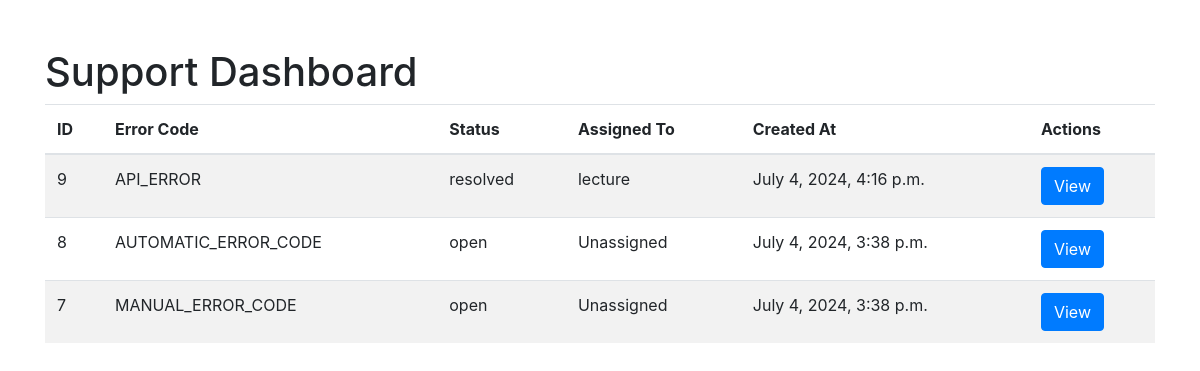
Page /support/dashboard/ (signed in) on the earlier database version.
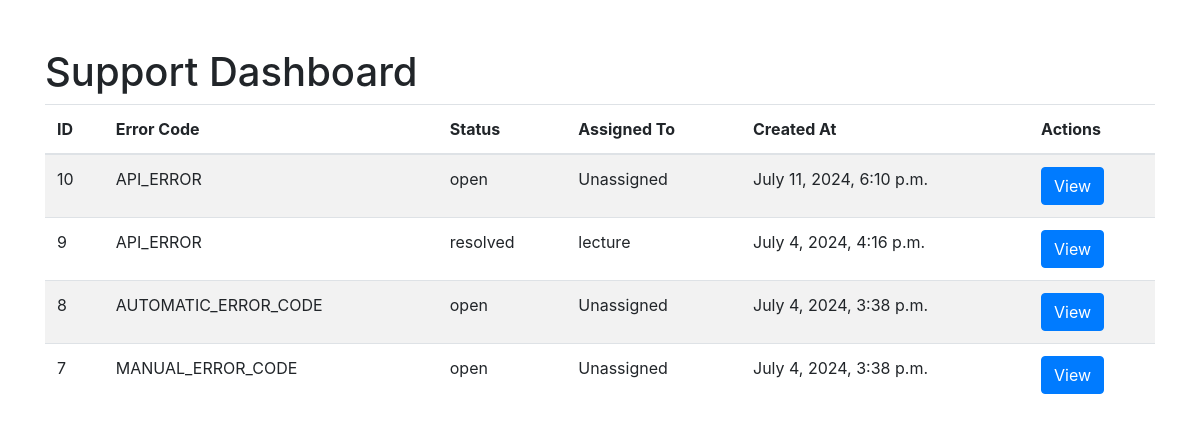
Same page on the later database version.
### support/models.py (models this page shows, shortened)
class SupportTicket(models.Model):
    ticket = models.OneToOneField(Ticket, on_delete=models.CASCADE)
    assigned_to = models.ForeignKey(User, related_name='assigned_tickets', on_delete=models.SET_NULL, null=True)
    resolved_at = models.DateTimeField(null=True, blank=True)
    resolution_notes = models.TextField(null=True, blank=True)
    active = models.BooleanField(default=True)
    last_active = models.DateTimeField(auto_now=True)
    tickets_resolved = models.IntegerField(default=0)

class Ticket(models.Model):
    user = models.ForeignKey(User, on_delete=models.CASCADE, null=True, blank=True)
    error_code = models.CharField(max_length=100)
    error_message = models.TextField()
    status = models.CharField(max_length=20, default='open')
    created_at = models.DateTimeField(auto_now_add=True)
    last_updated_at = models.DateTimeField(auto_now=True)
    last_updated_by = models.ForeignKey(User, related_name='updated_tickets', on_delete=models.SET_NULL, null=True, blank=True)

### accounts/models.py (models this page shows, shortened)
class User(AbstractUser):
    is_student = models.BooleanField(default=False)
    is_lecturer = models.BooleanField(default=False)
    is_parent = models.BooleanField(default=False)
    is_dep_head = models.BooleanField(default=False)
    phone = models.CharField(max_length=60, blank=True, null=True)
    address = models.CharField(max_length=60, blank=True, null=True)
    picture = models.ImageField(upload_to='profile_pictures/%y/%m/%d/', default='default.png', null=True)
    email = models.EmailField(blank=True, null=True)
    username_validator = ASCIIUsernameValidator()
    objects = UserManager()

### support/views.py (the view)
# urls.py: path('dashboard/', support_dashboard, name='support_dashboard'),
@login_required
@user_passes_test(is_support_team)
def support_dashboard(request):
    tickets = SupportTicket.objects.select_related('ticket').order_by('-ticket__created_at')
    return render(request, 'support/dashboard.html', {'tickets': tickets})

### support/views.py (called while the page is built)
def is_support_team(user):
    return user.groups.filter(name='SupportTeam').exists()

### templates/support/dashboard.html (shortened to what this page needs)
<!DOCTYPE html>
<html lang="en">
<head>
    <link rel="stylesheet" href="https://stackpath.bootstrapcdn.com/bootstrap/4.3.1/css/bootstrap.min.css">
</head>
<body>
<div class="container mt-5">
    <h1>Support Dashboard</h1>
    <table class="table table-striped">
        <thead>
            <tr>
                <th>ID</th>
                <th>Error Code</th>
                <th>Status</th>
                <th>Assigned To</th>
                <th>Created At</th>
                <th>Actions</th>
            </tr>
        </thead>
        <tbody>
            {% for ticket in tickets %}
                <tr>
                    <td>{{ ticket.ticket.id }}</td>
                    <td>{{ ticket.ticket.error_code }}</td>
                    <td>{{ ticket.ticket.status }}</td>
                    <td>
                        {% if ticket.assigned_to %}
                            {{ ticket.assigned_to.username }}
                        {% else %}
                            Unassigned
                        {% endif %}
                    </td>
                    <td>{{ ticket.ticket.created_at }}</td>
                    <td>
                        <a href="{% url 'support_ticket_detail' ticket_id=ticket.ticket.id %}" class="btn btn-primary">View</a>
                    </td>
                </tr>
            {% endfor %}
        </tbody>
    </table>
</div>
</body>
</html>

Differences in the rows shown:
added SupportTicket: ticket.id "10", ticket.error_code "API_ERROR", ticket.status "open", shows "Unassigned", ticket.created_at "July 11, 2024, 6:10 p.m."
